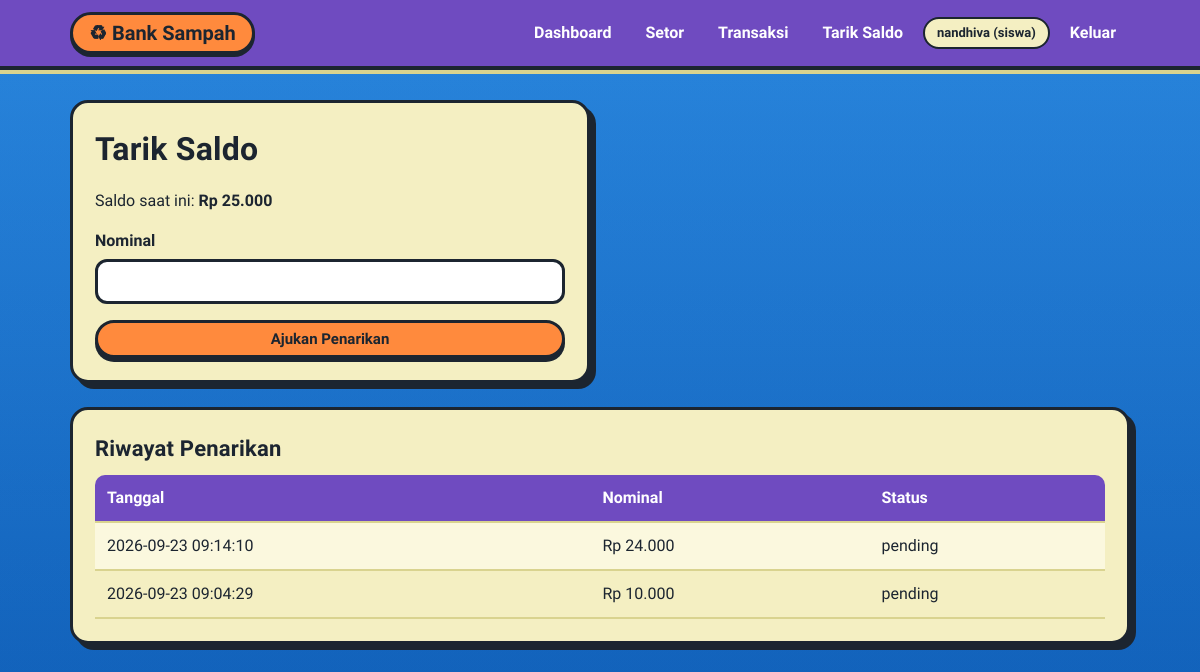
Screenshot of /tarik.php (signed in) with the database file from the repository.
### tables this page shows
CREATE TABLE `tarik_saldo` (
  `id_tarik` int(11) NOT NULL,
  `id_user` int(11) NOT NULL,
  `nominal` decimal(12,2) NOT NULL,
  `status` enum('pending','disetujui','ditolak') NOT NULL DEFAULT 'pending',
  `tanggal` datetime NOT NULL DEFAULT current_timestamp()
);

### config.php (called while the page is built, shortened)
<?php
function e($value) {
    return htmlspecialchars((string)$value, ENT_QUOTES, 'UTF-8');
}
?>

### tarik.php (the view, shortened to what this page needs)
<?php
require 'config.php'; wajib_login();
$uid=(int)$_SESSION['user']['id_user']; $msg="";
$stmt=$conn->prepare("SELECT * FROM tarik_saldo WHERE id_user=? ORDER BY tanggal DESC"); $stmt->bind_param("i",$uid); $stmt->execute(); $rows=$stmt->get_result();
?>
<!doctype html><html lang="id"><head><meta charset="utf-8"><meta name="viewport" content="width=device-width,initial-scale=1"><title>Tarik Saldo</title><link rel="stylesheet" href="style.css?v=3"></head>
<body><?php include 'nav.php'; ?><main class="container"><div class="panel narrow"><h1>Tarik Saldo</h1><p>Saldo saat ini: <b>Rp <?=number_format($_SESSION['user']['saldo'],0,',','.')?></b></p>
<?php if($msg): ?><div class="alert"><?=e($msg)?></div><?php endif; ?><form method="post"><label>Nominal</label><input type="number" name="nominal" min="1" step="1000" required><button class="btn primary full">Ajukan Penarikan</button></form></div>
<div class="panel table-wrap"><h2>Riwayat Penarikan</h2><table><tr><th>Tanggal</th><th>Nominal</th><th>Status</th></tr><?php while($r=$rows->fetch_assoc()): ?><tr><td><?=e($r['tanggal'])?></td><td>Rp <?=number_format($r['nominal'],0,',','.')?></td><td><?=e($r['status'])?></td></tr><?php endwhile; ?></table></div>
</main></body></html>

### style.css (style rules this page uses)
:root { --laut-atas:#2f8fe6; --laut-bawah:#0e5cb5; --pasir:#f4efc2; --pasir-tua:#d9d38f; --pelampung:#ff8a3d; --ungu:#6f4bc0; --karang:#c9235f; --rumput:#7ed321; --tinta:#1c2530; --abu:#4b5563; }
* { box-sizing:border-box }
body { margin:0; font-family:'Baloo 2','Trebuchet MS',Verdana,sans-serif; font-size:16px; line-height:1.5; color:var(--tinta); min-height:100vh; background: linear-gradient(#0e5cb52e,#0e5cb52e), url('bottom.png') center bottom/cover no-repeat fixed, linear-gradient(180deg,var(--laut-atas) 0%,var(--laut-bawah) 100%); }
h1,h2 { font-weight:800;letter-spacing:.2px;margin:0 0 10px }
h1 { font-size:32px;color:var(--tinta) }
.panel h1,.panel h2,.card h2 { color:var(--tinta);text-shadow:none }
h2 { font-size:22px }
.container { max-width:1100px;margin:30px auto;padding:0 20px }
.card,.panel { background:var(--pasir); border:3px solid var(--tinta); border-radius:18px; padding:22px; box-shadow:6px 6px 0 var(--tinta); margin-bottom:24px; }
.btn { display:inline-block; font-family:inherit;font-size:15px;font-weight:800; background:#fff;color:var(--tinta); border:3px solid var(--tinta); padding:7px 18px; border-radius:999px; text-decoration:none;cursor:pointer; margin:4px 3px; box-shadow:0 4px 0 var(--tinta); transition:transform .08s, box-shadow .08s; }
.btn.primary { background:var(--pelampung);color:var(--tinta) }
.full { width:100%;margin:16px 0 0 }
.narrow { max-width:520px }
label { display:block;font-weight:800;margin:14px 0 6px }
input,select { width:100%;padding:10px 12px; font-family:inherit;font-size:16px;color:var(--tinta); background:#fff; border:3px solid var(--tinta); border-radius:12px; }
table { width:100%;border-collapse:separate;border-spacing:0 }
th,td { text-align:left;padding:11px 12px;border-bottom:2px solid var(--pasir-tua);white-space:nowrap }
th { background:var(--ungu);color:#fff;font-weight:800 }
th:first-child { border-top-left-radius:10px }
th:last-child { border-top-right-radius:10px }
tr:nth-child(even) td { background:#fbf8de }
.table-wrap { overflow:auto }

### rows the page displays
tarik_saldo: tanggal "2026-09-23 09:14:10", nominal "24.000", status "pending"
tarik_saldo: tanggal "2026-09-23 09:04:29", nominal "10.000", status "pending"

### other values shown
$u['nama'] "nandhiva"
$u['role'] "siswa"
$_SESSION['user']['saldo'] "25.000"
